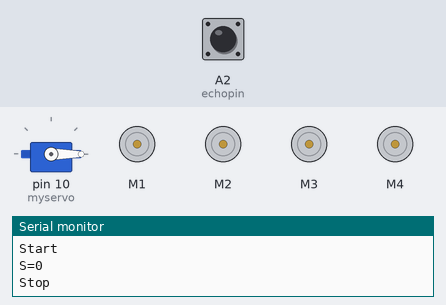
Recording of a sketch running on a simulated Arduino Uno, built with avr-gcc and run on an emulated ATmega328P. Shown: servo, 4 × DC motor (green arrow = forward, orange = backward, longer = faster), the last lines printed to the serial monitor. The test bench sets the inputs (shaded band); at power-on: A2 (echopin) LOW.

Above: at 1.2 s.
1.3 s: A2 (echopin) pulsed HIGH 2 times (0.12 s each, 0.3 s apart)
At 2.4 s:
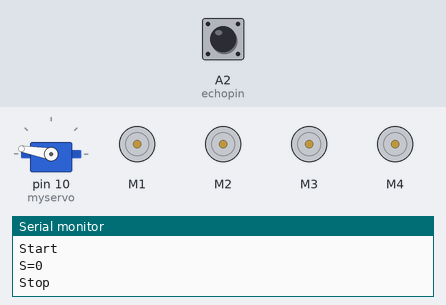
At 4.6 s:
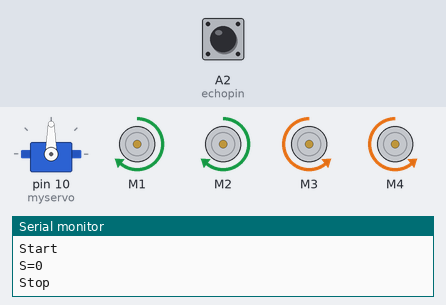
4.9 s: A2 (echopin) pulsed HIGH 5 times (0.12 s each, 0.3 s apart)
At 6.1 s:
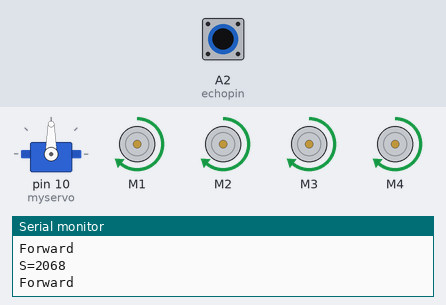
Timing chart, 0 to 17.7 s (numbered marks = the images above; inputs shaded):
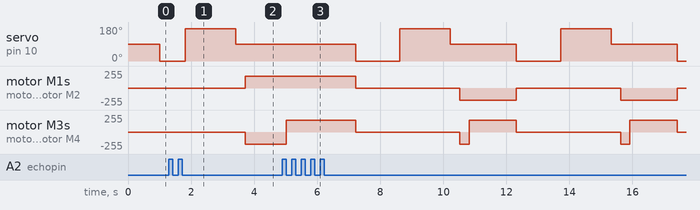

The sketch:

robot_d_tecteur_obstacles.ino
```cpp
#include "AFMotor.h"
#include <Servo.h>

#define echopin A2 // echo pin
#define trigpin A1 // Trigger pin

Servo myservo;

const int MOTOR_1 = 1;
const int MOTOR_2 = 2;
const int MOTOR_3 = 3;
const int MOTOR_4 = 4;

AF_DCMotor motor1(MOTOR_1, MOTOR12_64KHZ); // create motor object, 64KHz pwm
AF_DCMotor motor2(MOTOR_2, MOTOR12_64KHZ); // create motor object, 64KHz pwm
AF_DCMotor motor3(MOTOR_3, MOTOR12_64KHZ); // create motor object, 64KHz pwm
AF_DCMotor motor4(MOTOR_4, MOTOR12_64KHZ); // create motor object, 64KHz pwm
//===============================================================================
//  Initialization
//===============================================================================

int distance_L, distance_F, distance_R;
long distance;

int set = 20;

void setup() {
  Serial.begin(9600);           // Initialize serial port
  Serial.println("Start");

  myservo.attach(10);
  myservo.write(90);

  pinMode (trigpin, OUTPUT);
  pinMode (echopin, INPUT );

  motor1.setSpeed(180);          // set the motor speed to 0-255
  motor2.setSpeed(180);
  motor3.setSpeed(180);
  motor4.setSpeed(180);
}
//===============================================================================
//  Main
//===============================================================================
void loop() {
 distance_F = data();
 Serial.print("S=");
 Serial.println(distance_F);
  if (distance_F > set){
   Serial.println("Forward");
  motor1.run(FORWARD);         // turn it on going forward
  motor2.run(FORWARD);
  motor3.run(FORWARD);
  motor4.run(FORWARD);
    }
    else{hc_sr4();}
}


long data(){
  digitalWrite(trigpin, LOW);
  delayMicroseconds(2);
  digitalWrite(trigpin, HIGH);
  delayMicroseconds(10);
  distance = pulseIn (echopin, HIGH);
  return distance / 29 / 2;
}


void compareDistance(){
  if (distance_L > distance_R){
  motor1.run(BACKWARD);   // turn it on going left
  motor2.run(BACKWARD);
  motor3.run(FORWARD);
  motor4.run(FORWARD);
    delay(350);
  }
  else if (distance_R > distance_L){
  motor1.run(FORWARD);  // the other right
  motor2.run(FORWARD);
  motor3.run(BACKWARD);
  motor4.run(BACKWARD);
    delay(350);
  }
  else{
  motor1.run(BACKWARD);  // the other way
  motor2.run(BACKWARD);
  motor3.run(BACKWARD);
  motor4.run(BACKWARD);
   delay(300);
  motor1.run(BACKWARD);   // turn it on going left
  motor2.run(BACKWARD);
  motor3.run(FORWARD);
  motor4.run(FORWARD);
    delay(500);
  }
}

void hc_sr4(){
    Serial.println("Stop");
    motor1.run(RELEASE);         // stopped
    motor2.run(RELEASE);
    motor3.run(RELEASE);
    motor4.run(RELEASE);

    myservo.write(0);
    delay(300);
    distance_R = data();
    delay(100);
    myservo.write(170);
    delay(500);
    distance_L = data();
    delay(100);
    myservo.write(90);
    delay(300);
    compareDistance();
}
```

Measured:
- after the input at 1.3 s, motor M1, motor M2: stopped → forward 180/255 after 2.4 s
- by itself, motor M3, motor M4: repeats every 5.1 s: stopped 3.3 s, backward 180/255 0.30 s, forward 180/255 1.5 s
